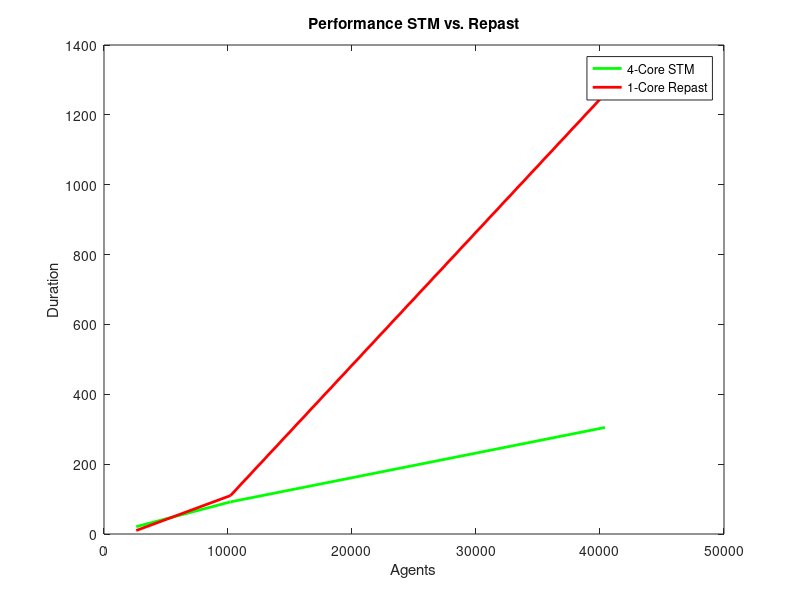

Source code (MATLAB):
x = [2601, 10201, 40401];
ystm = [21, 92, 305];
y_rep = [10, 110, 1260];

figure;
stmplot = plot(x, ystm);
hold on
repplot = plot(x, y_rep);

set (stmplot, 'linewidth', 2);
set (repplot, 'linewidth', 2);

set (stmplot, 'color', [0 1 0]);
set (repplot, 'color', [1 0 0]);

xlabel('Agents');
ylabel('Duration');
legend('4-Core STM', '1-Core Repast');
title('Performance STM vs. Repast');